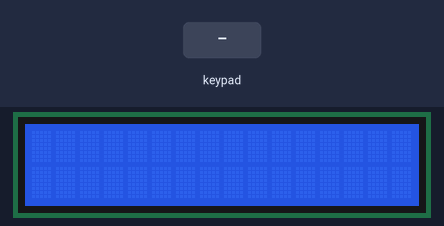
The program below on a simulated ATmega32, built with avr-gcc and emulated at 1 MHz (the files do not name the chip). On the bench: 16×2 character LCD. Wiring (inferred from the signals the program sends): 4×4 keypad with keys 7 8 9 % 4 5 6 * 1 2 3 - C 0 = +: rows PA0, PA1, PA2, PA3; columns PA4, PA5, PA6, PA7. Wiring (inferred from the names in the program): character LCD (HD44780): RS PD4; R/W PD5; E PD6; data PC4, PC5, PC6, PC7. The inputs (shaded band) are chosen by the test bench.

Above: at 1.2 s.
1.3 s: keypad keys 7 + 5 = pressed 0.4 s apart
At 3.2 s:
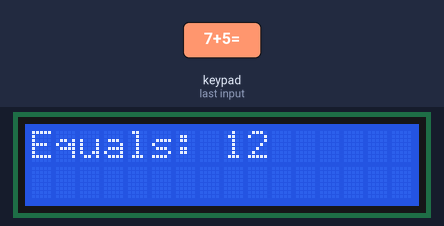
5.7 s: key '=' pressed
At 7.1 s:
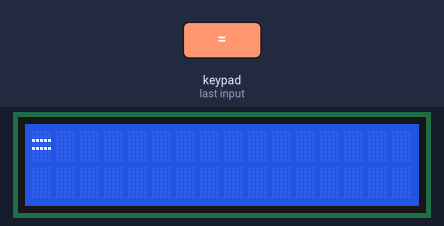
7.4 s: keypad keys 1 2 = pressed 0.4 s apart
At 8.9 s:
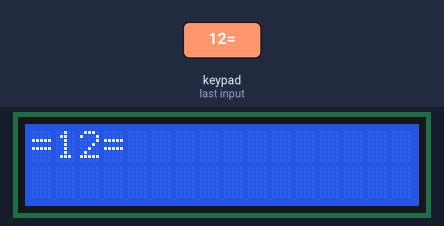
10.1 s: keypad keys 2 5 = pressed 0.4 s apart
At 12.1 s:
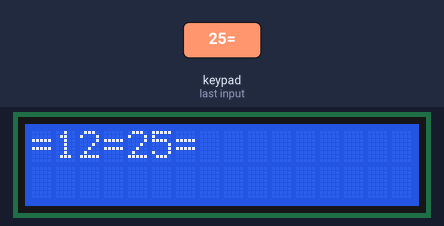
12.8 s: key '=' pressed
At 13.9 s:
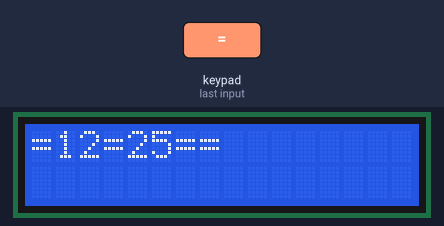
14.6 s: keypad keys 1 2 = pressed 0.4 s apart
At 16.5 s:
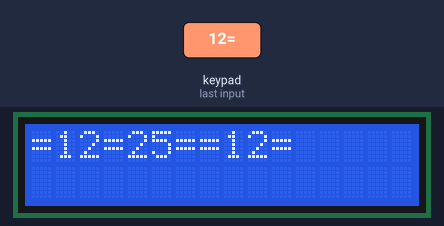
Timing chart, 0 to 18.0 s (numbered marks = the images above; inputs shaded):
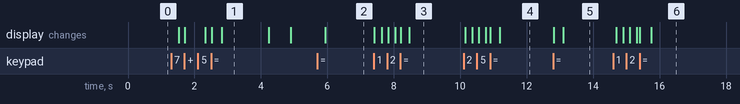

The program:

main.c
```c
#include "keypad.h"
#include "lcd.h"
#include <string.h>

uint8 isOperator(char c){
	return c == '+' || c == '-' || c == '*' || c == '%';
}

int main(void){
	LCD_init();
	uint8 stay = 0;
	char e1[16] = "" , e2[16] = "",empty[16] = "                ";
	int num1=1,num2=5;

	for(;;){
		char key = KeyPad_getPressedKey();
		if (key){
			char operatorUsed = key;
			if(key == 'C'){
				// Clear Input 1 and Input 2
				e1[0] = '\0'; e2[0] ='\0';stay = 0;
				num1 = 0; num2 = 0;
				LCD_clearScreen();
				LCD_displayString("Cleared :) ");
				_delay_ms(1000);
				LCD_clearScreen();
			}else if(key == '='){
					num1 = atoi(e1);
					num2 = atoi(e2);
					LCD_clearScreen();
					switch(operatorUsed){
					case '+': LCD_integerToStringRowCol(0, 0, num1+num2); break;
					case '-': LCD_integerToStringRowCol(0, 0, num1-num2); break;
					case '*': LCD_integerToStringRowCol(0, 0, num1*num2); break;
					case '%': LCD_integerToStringRowCol(0, 0, num1/num2); break;
					}
				}
			if (isOperator(key)) LCD_clearScreen();
			while(isOperator(key) || stay){
				stay = 1;
				key = KeyPad_getPressedKey();
				if(key == '='){
					num1 = atoi(e1);
					num2 = atoi(e2);
					LCD_displayStringRowColumn(0, 0, empty);
					LCD_displayStringRowColumn(0, 0, "Equals: ");
					switch(operatorUsed){
					case '+': LCD_integerToStringRowCol(0, 8, num1+num2); key = 'C';break;
					case '-': LCD_integerToStringRowCol(0, 8, num1-num2); key = 'C'; break;
					case '*': LCD_integerToStringRowCol(0, 8, num1*num2); key = 'C'; break;
					case '%': LCD_integerToStringRowCol(0, 8, num1/num2); key = 'C'; break;
					}
				}
				if(key == 'C'){
					// Clear Input 1 and Input 2
					e1[0] = '\0'; e2[0] ='\0';stay = 0;
					num1 = 0; num2 = 0;
					_delay_ms(1000);
					LCD_clearScreen();
					LCD_displayString("Cleared :) ");
					_delay_ms(500);
					LCD_clearScreen();
				}else{
					if(!isOperator(key) && key != 'C' && key != '='){
						LCD_displayStringRowColumn(0, 0, empty);
						strncat(e2,&key,1);
						LCD_displayStringRowColumn(0, 0, e2);
					}
				}
			}
			LCD_displayStringRowColumn(0, 0, empty);
			if (key != 'C' && !isOperator(key)) strncat(e1,&key,1) ;
			LCD_displayStringRowColumn(0, 0, e1);
		}
	}
}
```

micro_config.h
```c
#ifndef MICRO_CONFIG_H_
#define MICRO_CONFIG_H_

#ifndef F_CPU
#define F_CPU 1000000UL
#endif

#include <avr/io.h>
#include <avr/interrupt.h>
#include <util/delay.h>
#endif
```

keypad.c
```c
#include "keypad.h"

#if (N_col == 3)
	static uint8 KeyPad_4x3_adjustKeyNumber(uint8 button_number);
#elif (N_col == 4)
	static uint8 KeyPad_4x4_adjustKeyNumber(uint8 button_number);
#endif

// Functions

uint8 KeyPad_getPressedKey(void){
	uint8 col,row;
	while(1){
		for(col = 0; col < N_col;col++){
			KEYPAD_PORT_DIR = (0b00010000 << col);
			KEYPAD_PORT_OUT = (~(0b00010000 << col));

			for(row = 0; row < N_row ; row++){
				if(bitIsClear(KEYPAD_PORT_IN,row)){
					#if (N_col == 3)
						return KeyPad_4x3_adjustKeyNumber((row*N_col)+col+1);
					#elif (N_col == 4)
						return KeyPad_4x4_adjustKeyNumber((row*N_col)+col+1);
					#endif
				}
			}
		}
	}
}

#if (N_col == 3)

static uint8 KeyPad_4x3_adjustKeyNumber(uint8 button_number){
	switch(button_number){
	case 10: return '*'; break;
	case 11: return 0; break;
	case 12: return '#'; break;
	}
}

#elif (N_col == 4)
static uint8 KeyPad_4x4_adjustKeyNumber(uint8 button_number){
	switch(button_number){
	case 1: return '7'; break;
	case 2: return '8'; break;
	case 3: return '9'; break;
	case 4: return '%'; break;
	case 5: return '4'; break;
	case 6: return '5'; break;
	case 7: return '6'; break;
	case 8: return '*'; break;
	case 9: return '1'; break;
	case 10: return '2'; break;
	case 11: return '3'; break;
	case 12: return '-'; break;
	case 13: return 'C'; break; // CE or C
	case 14: return '0'; break;
	case 15: return '='; break;
	case 16: return '+'; break;
	default: return button_number;
	}
}
#endif
```

keypad.h
```c
#ifndef _KEYPAD_H_
#define _KEYPAD_H_

#include "std_types.h"
#include "micro_config.h"
#include "common_macros.h"

#define N_row 4
#define N_col 4

#define KEYPAD_PORT_OUT PORTA
#define KEYPAD_PORT_IN PINA
#define KEYPAD_PORT_DIR DDRA

uint8 KeyPad_getPressedKey(void);

#endif
```

lcd.c
```c
#include "lcd.h"

void LCD_init(void){
	LCD_CTRL_PORT_DIR |= (1<<RS) | (1<<RW) | (1<<E);
	#if (DATA_BITS_MODE == 4)
		#ifdef UPPER_PORT_PINS
			LCD_DATA_PORT_DIR |= 0Xf0;
		#else
			LCD_DATA_PORT_DIR |= 0X0f; // IF LOWER PINS ARE USED
		#endif
		LCD_sendCommand(FOUR_BITS_DATA_MODE);
		LCD_sendCommand(TWO_LINE_LCD_Four_BIT_MODE);
	#elif (DATA_BITS_MODE == 8)
			LCD_DATA_PORT_DIR |= 0xff;
			LCD_sendCommand(TWO_LINE_LCD_Eight_BIT_MODE);
	#endif
	LCD_sendCommand(CURSOR_OFF);
	LCD_sendCommand(CLEAR_COMMAND);
}
void LCD_sendCommand(uint8 command){
	clearBit(LCD_CTRL_PORT,RS);
	clearBit(LCD_CTRL_PORT,RW);
	_delay_ms(1);
	setBit(LCD_CTRL_PORT,E);
	_delay_ms(1);
	#if (DATA_BITS_MODE == 4)
		#ifdef UPPER_PORT_PINS
			LCD_DATA_PORT = (LCD_DATA_PORT & 0x0f) | (command & 0xf0);
		#else
			LCD_DATA_PORT = (LCD_DATA_PORT & 0xf0) | ((command & 0xf0) >> 4);
		#endif
		_delay_ms(1);
		clearBit(LCD_CTRL_PORT,E);
		_delay_ms(1);
		setBit(LCD_CTRL_PORT,E);
		_delay_ms(1);
		#ifdef UPPER_PORT_PINS
			LCD_DATA_PORT = (LCD_DATA_PORT & 0x0f) | ((command&0x0f)<< 4);
		#else
			LCD_DATA_PORT = (LCD_DATA_PORT & 0xf0) | (command & 0x0f);
		#endif
		_delay_ms(1);
		clearBit(LCD_CTRL_PORT,E);
		_delay_ms(1);
	#elif (DATA_BITS_MODE == 8)
		LCD_DATA_PORT = command;
		_delay_ms(1);
		clearBit(LCD_CTRL_PORT,E);
		_delay_ms(1);
	#endif
}
void LCD_displayCharacter(uint8 data){
	setBit(LCD_CTRL_PORT,RS);
	clearBit(LCD_CTRL_PORT,RW);
	_delay_ms(1);
	setBit(LCD_CTRL_PORT,E);
	_delay_ms(1);
	#if (DATA_BITS_MODE == 4)
		#ifdef UPPER_PORT_PINS
			LCD_DATA_PORT = (LCD_DATA_PORT & 0x0f) | (data&0xf0);
		#else
			LCD_DATA_PORT = (LCD_DATA_PORT & 0xf0) | ((data&0xf0)>>4);
		#endif
			_delay_ms(1);
			clearBit(LCD_CTRL_PORT,E);
			_delay_ms(1);
			setBit(LCD_CTRL_PORT,E);
			_delay_ms(1);
		#ifdef UPPER_PORT_PINS
			LCD_DATA_PORT = (LCD_DATA_PORT & 0x0f) | ((data&0x0f)<<4);
		#else
			LCD_DATA_PORT = (LCD_DATA_PORT & 0xf0) | (data&0x0f);
		#endif
		_delay_ms(1);
		clearBit(LCD_CTRL_PORT,E);
		_delay_ms(1);
	#elif (DATA_BITS_MODE == 8)
		LCD_DATA_PORT = data;
		_delay_ms(1);
		clearBit(LCD_CTRL_PORT,E);
		_delay_ms(1);
	#endif

}
void LCD_displayString(const char *Str){
	uint8 i = 0;
	while(Str[i] != '\0'){
		LCD_displayCharacter(Str[i]);
		i++;
	}
}
void LCD_goToRowColumn(uint8 row,uint8 col){
	uint8 Address;
	switch(row){
	case 0: Address = col; break;
	case 1: Address = col+0x40; break;
	case 2: Address = col+0x10; break;
	case 3: Address = col+0x50; break;
	}
	LCD_sendCommand(Address | SET_CURSOR_LOCATION);
}
void LCD_displayStringRowColumn(uint8 row,uint8 col,const char *Str){
	LCD_goToRowColumn(row, col);
	LCD_displayString(Str);
}
void LCD_intgerToString(int data){
	char str[16];
	itoa(data,str,10); // 10 is for decimal, if 2 the binary
	LCD_displayString(str);
}
void LCD_integerToStringRowCol(int row, int col,int data){
	LCD_goToRowColumn(row, col);
	LCD_intgerToString(data);
}
void LCD_clearScreen(void){
	LCD_sendCommand(CLEAR_COMMAND);
}
```

lcd.h
```c
#ifndef _LCD_H_
#define _LCD_H_

#include "std_types.h"
#include "common_macros.h"
#include "micro_config.h"

#define DATA_BITS_MODE 4

#if (DATA_BITS_MODE == 4)
#define UPPER_PORT_PINS
#endif

//#undef UPPER_PORT_PINS /* Use the lower 4-bits in the data port */

/* LCD HW Pins */
#define RS PD4
#define RW PD5
#define E  PD6
#define LCD_CTRL_PORT PORTD
#define LCD_CTRL_PORT_DIR DDRD
#define LCD_DATA_PORT PORTC
#define LCD_DATA_PORT_DIR DDRC

/* LCD Commands */
#define CLEAR_COMMAND 0x01
#define FOUR_BITS_DATA_MODE 0x02
#define TWO_LINE_LCD_Four_BIT_MODE 0x28
#define TWO_LINE_LCD_Eight_BIT_MODE 0x38
#define CURSOR_OFF 0x0C
#define CURSOR_ON 0x0E
#define SET_CURSOR_LOCATION 0x80

/*******************************************************************************
 *                      Functions Prototypes                                   *
 *******************************************************************************/
void LCD_sendCommand(uint8 command);
void LCD_displayCharacter(uint8 data);
void LCD_displayString(const char *Str);
void LCD_init(void);
void LCD_clearScreen(void);
void LCD_displayStringRowColumn(uint8 row,uint8 col,const char *Str);
void LCD_goToRowColumn(uint8 row,uint8 col);
void LCD_intgerToString(int data);
void LCD_integerToStringRowCol(int row, int col,int data);
#endif /* LCD_H_ */
```

common_macros.h
```c
#ifndef COMMON_MACROS
#define COMMON_MACROS

#define setBit(REG,BIT) (REG |= (1<<BIT))
#define clearBit(REG,BIT) (REG &= ~(1<<BIT))
#define toggleBit(REG,BIT) (REG ^= (1<<BIT))

#define ROR(REG,num) (REG =  (REG>>num) | (REG << (8-num)))
#define ROL(REG,num) (REG =  (REG<<num) | (REG >> (8-num)))

#define bitIsSet(REG,BIT) (REG & (1<<BIT))
#define bitIsClear(REG,BIT) (!(REG & (1<<BIT)))

#endif
```

std_types.h
```c
#ifndef STD_TYPES_H_
#define STD_TYPES_H_

typedef unsigned char bool;

#ifndef FALSE
#define FALSE (0u)
#endif

#ifndef TRUE
#define TRUE (1u)
#endif

#define HIGH (1u)
#define LOW (0u)

typedef unsigned char uint8;
#endif
```

Measured:
- after the input at 1.3 s, the display: first changes after 0.22 s (image 1 shows a later state)
- after the input at 5.7 s, the display: changes after 0.23 s (image 2)
- after the input at 7.4 s, the display: first changes at once (image 3 shows a later state)
- after the input at 10.1 s, the display: first changes after 0.05 s (image 4 shows a later state)
- after the input at 12.8 s, the display: first changes at once (image 5 shows a later state)
- after the input at 14.6 s, the display: first changes after 0.09 s (image 6 shows a later state)
- what the display in image 1 shows lasts 1.4 s, from 2.8 s to 4.2 s
